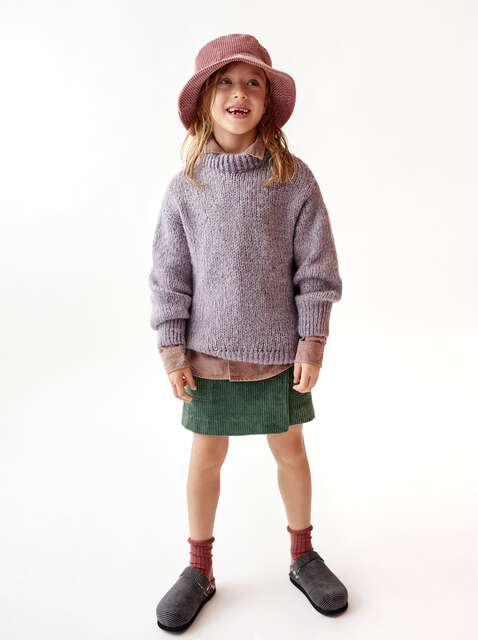
#> input picture inputs/images/Posture_Yes/modelo1.jpg, 478 x 640 px, given in place of OK_000000.jpg, which was not available
$ jupyter execute --allow-errors Train_model.ipynb   (shell and % lines are left out)   (older library calls are emulated)
#> lines starting #> are read from the running program, lines starting #| are printed output that depends on the picture; pictures that were not available may be replaced by others from this repository, and a replacement may not be noted
[cell 1]
import cv2
import pandas as pd
import numpy as np
import imutils
from imutils import perspective
from imutils import contours
#> (the rest of this cell did not finish here and is left out)

#> (a cell that did not finish here is left out)

#> (a cell that did not finish here is left out)

[cell 4]
img = cv2.imread("../inputs/images/People_Yes_resized_640/OK_000000.jpg")
#> img is the input picture: shape (640, 478, 3); mean B, G, R 217, 218.9, 226.2
# Reorganize numpy array for matplotlib
img = cv2.cvtColor(img, cv2.COLOR_BGR2RGB)
#> (the rest of this cell did not finish here and is left out)

[cell 5]
img_bw = cv2.cvtColor(img, cv2.COLOR_RGB2GRAY)
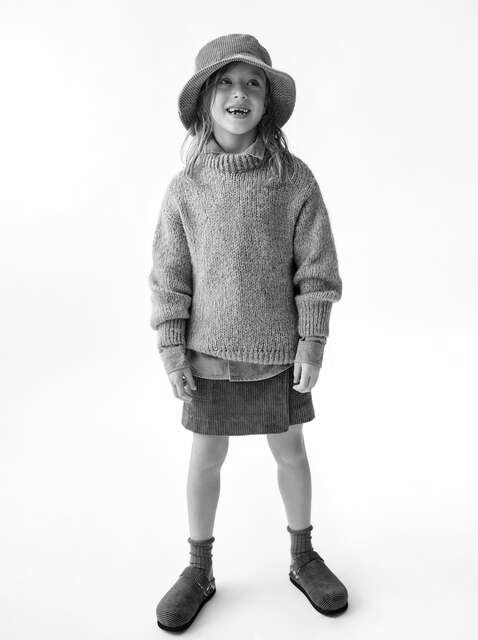
#> img_bw: shape (640, 478); min 0, max 255, mean 220.9
#> (the rest of this cell did not finish here and is left out)

[cell 6]
img_bw.shape
#> Out = (640, 478)

[cell 7]
def getImgBW(path):
    img = cv2.imread(path)
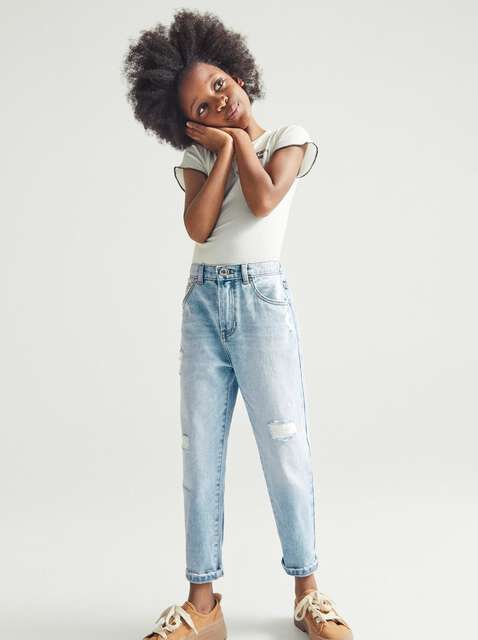
#> input picture inputs/images/Posture_Yes/modelo10.jpg, 478 x 640 px, given in place of OK_000011.jpg, which was not available
#> img is the input picture: shape (640, 478, 3); mean B, G, R 210.9, 215.2, 215.3
    img = cv2.cvtColor(img, cv2.COLOR_BGR2RGB)
     # Generate a mask
    mask = generateMask(img)
    background_mask = np.all(mask == [0, 0, 0], axis=-1)

    #imarr = np.array(img)
    # Apply Mask / Separate Foreground and Background
    foreground = np.array(img)
    foreground[background_mask] = [0,0,0]

    #plt.figure(figsize=(8,14))
    #plt.subplot(1,3,1)
    #plt.imshow(foreground,cmap="gray")

    img_bw = cv2.cvtColor(foreground, cv2.COLOR_RGB2GRAY)
    print(f"{path}- Done")

    return img_bw

#> (a cell that did not finish here is left out)

#> (a cell that did not finish here is left out)

#> (a cell that did not finish here is left out)

#> (a cell that did not finish here is left out)

#> (a cell that did not finish here is left out)

#> (a cell that did not finish here is left out)

#> (a cell that did not finish here is left out)

[cell 15]
from scipy.fftpack import dct

[cell 16]
numfeats = 65
def getFeats(img):
    try:
        fft = np.log10(np.abs(np.fft.fft2(img)))
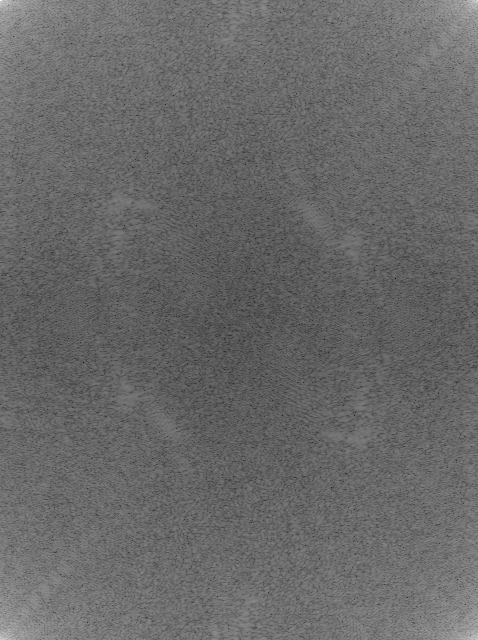
#> fft: shape (640, 478) float64; min 0.453, max 7.83, mean 3.5; drawn with min black and max white
        w = fft.shape[0]//2
#> w = 320
        fft = fft[3:w+3,3:w+3]
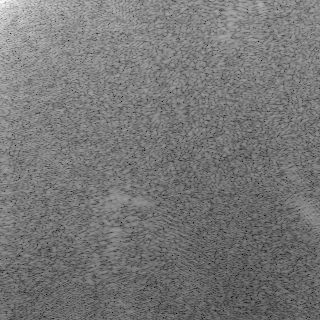
#> fft: shape (320, 320) float64; min 1.35, max 5.85, mean 3.45; drawn with min black and max white
        feats = fft[:numfeats,:numfeats]
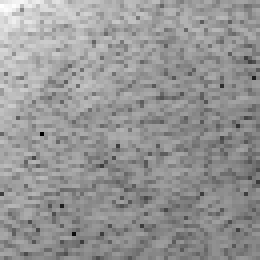
#> feats: shape (65, 65) float64 (shown 4 times larger); min 1.83, max 5.85, mean 4.19; drawn with min black and max white
        q = np.hstack(feats)
#> q = 4225 values, max 5.85 at index 65, min 1.83 at index 2155, mean 4.19
        if len(q) != numfeats*numfeats:
            plt.imshow(img)
            print("Invalid face to get features")
            return None
        return q
    except:
        print("Cannot extract features")
        return None

[cell 17]
feats = getFeats(img_bw)
#> feats has the same summary as q in getFeats
print(feats)
#> (printed output is left out)
print(feats.shape)
#| (4225,)
